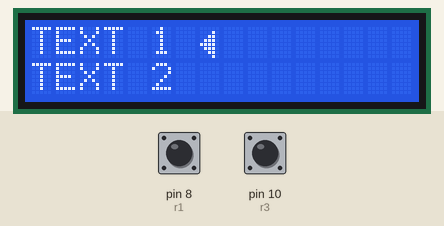
The sketch below on a simulated Arduino Uno, built with avr-gcc and run on an emulated ATmega328P. Parts: 16×2 character LCD. Inputs (shaded band) come from the test bench; at power-on: pin 10 (r3) HIGH, pin 8 (r1) HIGH. What the sketch prints to the serial monitor is not drawn.

Above: at 1.2 s.
1.3 s: pin 10 (r3) pulled LOW for 3.2 s
At 4.2 s:
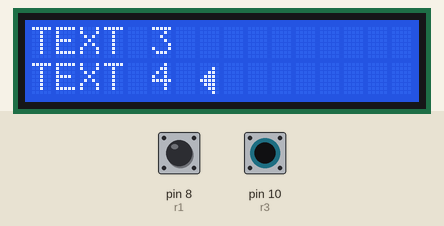
6.0 s: pin 8 (r1) pulled LOW for 0.15 s
At 6.9 s:
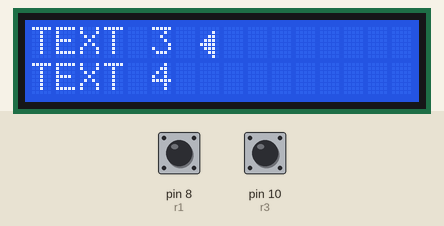
8.0 s: pin 8 (r1) pulled LOW for 1 s
At 9.0 s:
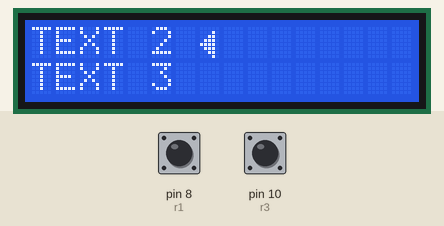
10.6 s: pin 10 (r3) pulled LOW for 0.15 s
At 12.3 s:
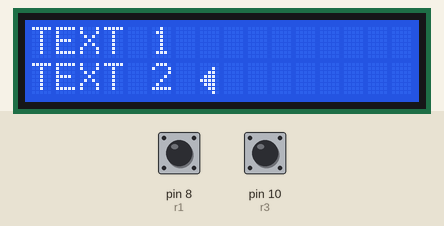
12.6 s: pin 8 (r1) pulled LOW for 3.2 s
At 14.1 s:
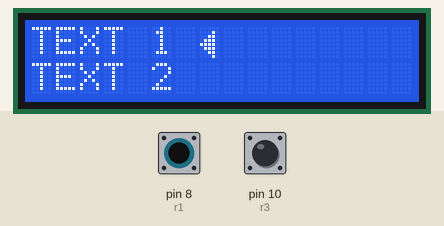
17.3 s: pin 10 (r3) pulled LOW for 0.15 s
At 19.2 s:
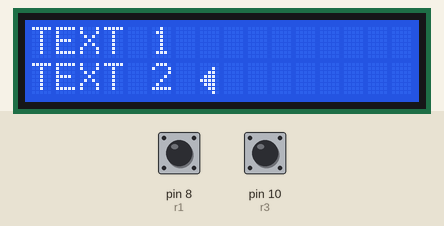
Timing chart, 0 to 20.7 s (numbered marks = the images above; inputs shaded):
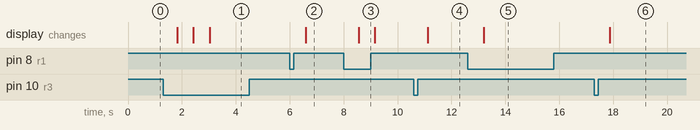

Measured:
- after the input at 1.3 s, the display: first changes after 0.52 s (image 1 shows a later state)
- after the input at 6.0 s, the display: changes after 0.60 s (image 2)
- after the input at 8.0 s, the display: changes after 0.56 s (image 3)
- after the input at 10.6 s, the display: changes after 0.52 s (image 4)
- after the input at 12.6 s, the display: changes after 0.59 s (image 5)
- after the input at 17.3 s, the display: changes after 0.56 s (image 6)

The sketch:

14janMatrix.ino
```cpp
#include<LiquidCrystal.h>
LiquidCrystal lcd(2, 3, 4, 5, 6, 7);
int r1 = 8, r2 = 9, r3 = 10, r4 = 12, c1 = A0, c2 = A1, c3 = A2;
int a = 0, b = 0, c, d;
int w=0;
int k, l, m, n, o, p;
int i, temp1, temp2, j = 0;
int cnt = 1;
byte arrow[8] = {
  0b00000,
  0b00010,
  0b00110,
  0b01110,
  0b11110,
  0b01110,
  0b00110,
  0b00010
};
void setup()
{
  lcd.createChar(8, arrow);
  pinMode(r1, INPUT);
  pinMode(r2, INPUT);
  pinMode(r3, INPUT);
  pinMode(r4, INPUT);
  pinMode(c1, OUTPUT);
  pinMode(c2, OUTPUT);
  pinMode(c3, OUTPUT);
  lcd.setCursor(k, j);
  Serial.begin(9600);
  lcd.begin(16, 2);
}
void loop()
{
  adj();
}


void adj()
{

while(w==0)
{
 b++;

  lcd.clear();
  lcd.setCursor(0, 0);

  lcd.print("TEXT 1");
  lcd.setCursor(7, 0);
  lcd.write(8);
  lcd.setCursor(0, 1);
  lcd.print("TEXT 2");
  delay(100);

  Serial.println("0");
  digitalWrite(c1, 1);
  digitalWrite(c2, 0);
  digitalWrite(c3, 1);
  digitalWrite(r1, 1);
  digitalWrite(r2, 1);
  digitalWrite(r3, 1);
  digitalWrite(r4, 1);
  if(!digitalRead(r3)) //8
  {
    w=1;
    delay(500);
  }
}


while(w==1)
{
  b++;
  lcd.clear();
  lcd.setCursor(0, 0);

  lcd.print("TEXT 1");
  lcd.setCursor(0, 1);
  lcd.print("TEXT 2");
  lcd.setCursor(7, 1);
  lcd.write(8);
  delay(100);

  Serial.println("1");
  digitalWrite(c1, 1);
  digitalWrite(c2, 0);
  digitalWrite(c3, 1);
  digitalWrite(r1, 1);
  digitalWrite(r2, 1);
  digitalWrite(r3, 1);
  digitalWrite(r4, 1);
  if(!digitalRead(r3))
  {
    w=2;
    delay(500);
  }
  if(!digitalRead(r1))//2
  {
    w=0;
    delay(500);
  }
}


while(w==2)
{
  lcd.clear();
  lcd.setCursor(0, 0);

  lcd.print("TEXT 2");
  lcd.setCursor(0, 1);
  lcd.print("TEXT 3");
  lcd.setCursor(7, 1);
  lcd.write(8);
  delay(100);

  Serial.println("2");
  digitalWrite(c1, 1);
  digitalWrite(c2, 0);
  digitalWrite(c3, 1);
  digitalWrite(r1, 1);
  digitalWrite(r2, 1);
  digitalWrite(r3, 1);
  digitalWrite(r4, 1);
  if(!digitalRead(r3))
  {
    w=3;
    delay(500);
  }
  if(!digitalRead(r1))//2
  {
    w=5;
    delay(500);
  }
}


while(w==3)
{
  lcd.clear();
  lcd.setCursor(0, 0);

  lcd.print("TEXT 3");
  lcd.setCursor(0, 1);
  lcd.print("TEXT 4");
  lcd.setCursor(7, 1);
  lcd.write(8);
  delay(100);

  Serial.println("3");
  digitalWrite(c1, 1);
  digitalWrite(c2, 0);
  digitalWrite(c3, 1);
  digitalWrite(r1, 1);
  digitalWrite(r2, 1);
  digitalWrite(r3, 1);
  digitalWrite(r4, 1);
  if(!digitalRead(r3))
  {
    w=3;
    delay(500);
  }
  if(!digitalRead(r1))
  {
    w=4;
    delay(500);
  }

}


while(w==4)
{
  lcd.clear();
  lcd.setCursor(0, 0);

  lcd.print("TEXT 3");
  lcd.setCursor(7, 0);
  lcd.write(8);
  lcd.setCursor(0, 1);
  lcd.print("TEXT 4");
  delay(100);

  Serial.println("4");
  digitalWrite(c1, 1);
  digitalWrite(c2, 0);
  digitalWrite(c3, 1);
  digitalWrite(r1, 1);
  digitalWrite(r2, 1);
  digitalWrite(r3, 1);
  digitalWrite(r4, 1);
  if(!digitalRead(r3))//8uuu
  {
    w=3;
    delay(500);
  }
  if(!digitalRead(r1))//2
  {
    w=5;
    delay(500);
  }

}


while(w==5)
{
  lcd.clear();
  lcd.setCursor(0, 0);

  lcd.print("TEXT 2");
  lcd.setCursor(7, 0);
  lcd.write(8);
  lcd.setCursor(0, 1);
  lcd.print("TEXT 3");
  delay(100);

  Serial.println("5");
  digitalWrite(c1, 1);
  digitalWrite(c2, 0);
  digitalWrite(c3, 1);
  digitalWrite(r1, 1);
  digitalWrite(r2, 1);
  digitalWrite(r3, 1);
  digitalWrite(r4, 1);
  if(!digitalRead(r3))//8
  {
    w=2;
    delay(500);
  }
  if(!digitalRead(r1))//2
  {
    w=0;
    delay(500);
  }

}


}
```
